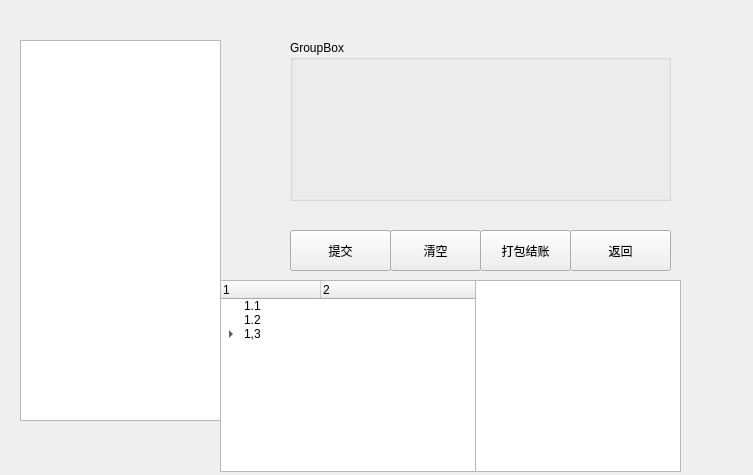
<?xml version="1.0" encoding="UTF-8"?>
<ui version="4.0">
 <class>OrderMeals</class>
 <widget class="QWidget" name="OrderMeals">
  <property name="geometry">
   <rect>
    <x>0</x>
    <y>0</y>
    <width>753</width>
    <height>475</height>
   </rect>
  </property>
  <property name="windowTitle">
   <string>Form</string>
  </property>
  <widget class="QListView" name="listView">
   <property name="geometry">
    <rect>
     <x>20</x>
     <y>40</y>
     <width>201</width>
     <height>381</height>
    </rect>
   </property>
  </widget>
  <widget class="QGroupBox" name="groupBox">
   <property name="geometry">
    <rect>
     <x>290</x>
     <y>40</y>
     <width>381</width>
     <height>161</height>
    </rect>
   </property>
   <property name="title">
    <string>GroupBox</string>
   </property>
  </widget>
  <widget class="QPushButton" name="pushButton">
   <property name="geometry">
    <rect>
     <x>290</x>
     <y>230</y>
     <width>101</width>
     <height>41</height>
    </rect>
   </property>
   <property name="text">
    <string>提交</string>
   </property>
  </widget>
  <widget class="QPushButton" name="pushButton_2">
   <property name="geometry">
    <rect>
     <x>390</x>
     <y>230</y>
     <width>91</width>
     <height>41</height>
    </rect>
   </property>
   <property name="text">
    <string>清空</string>
   </property>
  </widget>
  <widget class="QPushButton" name="pushButton_3">
   <property name="geometry">
    <rect>
     <x>480</x>
     <y>230</y>
     <width>91</width>
     <height>41</height>
    </rect>
   </property>
   <property name="text">
    <string>打包结账</string>
   </property>
  </widget>
  <widget class="QPushButton" name="pushButton_4">
   <property name="geometry">
    <rect>
     <x>570</x>
     <y>230</y>
     <width>101</width>
     <height>41</height>
    </rect>
   </property>
   <property name="text">
    <string>返回</string>
   </property>
  </widget>
  <widget class="QTableWidget" name="tableWidget">
   <property name="geometry">
    <rect>
     <x>290</x>
     <y>280</y>
     <width>391</width>
     <height>192</height>
    </rect>
   </property>
  </widget>
  <widget class="QTreeWidget" name="treeWidget">
   <property name="geometry">
    <rect>
     <x>220</x>
     <y>280</y>
     <width>256</width>
     <height>192</height>
    </rect>
   </property>
   <column>
    <property name="text">
     <string>1</string>
    </property>
   </column>
   <column>
    <property name="text">
     <string>2</string>
    </property>
   </column>
   <item>
    <property name="text">
     <string>1.1</string>
    </property>
   </item>
   <item>
    <property name="text">
     <string>1.2</string>
    </property>
   </item>
   <item>
    <property name="text">
     <string>1,3</string>
    </property>
    <item>
     <property name="text">
      <string>1.3.1</string>
     </property>
     <property name="text">
      <string>1.3.1</string>
     </property>
    </item>
   </item>
  </widget>
 </widget>
 <resources/>
 <connections/>
</ui>
